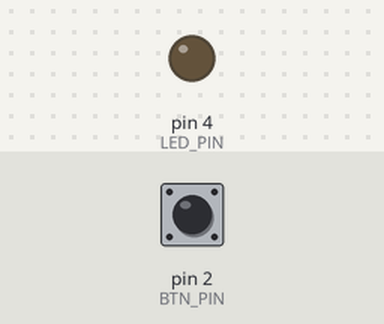
A sketch run on a simulated Arduino Uno, built with avr-gcc and run on an emulated ATmega328P. Shown: output pins drawn as LEDs (lit = HIGH). The test bench sets the inputs (shaded band); at power-on: pin 2 (BTN_PIN) LOW. What the sketch prints to the serial monitor is not drawn.

Above: at 1.2 s.
1.3 s: pin 2 (BTN_PIN) pulled HIGH for 0.15 s
At 1.37 s:
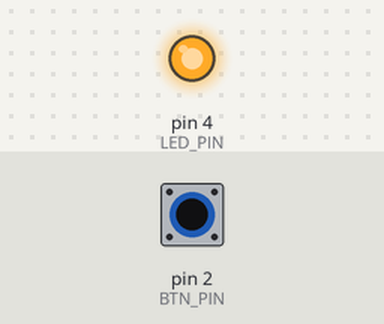
2.9 s: pin 2 (BTN_PIN) pulled HIGH for 3.2 s
At 7.0 s:
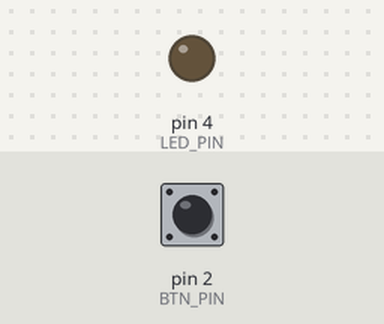
Timing chart, 0 to 8.5 s (numbered marks = the images above; inputs shaded):
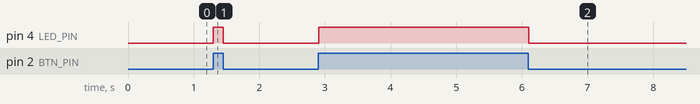

The sketch:

button.ino
```cpp
#define BTN_PIN 2
#define LED_PIN 4

void setup() {
  // put your setup code here, to run once:
  Serial.begin(9600);
  pinMode(BTN_PIN, INPUT);
  pinMode(LED_PIN, OUTPUT);
}

void loop() {
  // put your main code here, to run repeatedly:
  int value = digitalRead(BTN_PIN);
  Serial.println(value);

  digitalWrite(LED_BUILTIN, value);
  digitalWrite(LED_PIN, value);

  delay(1);
}
```

Measured:
- after the input at 1.3 s, pin 4 (LED_PIN): LOW → HIGH at once, → LOW 0.15 s later
- after the input at 2.9 s, pin 4 (LED_PIN): LOW → HIGH at once, → LOW 3.2 s later
